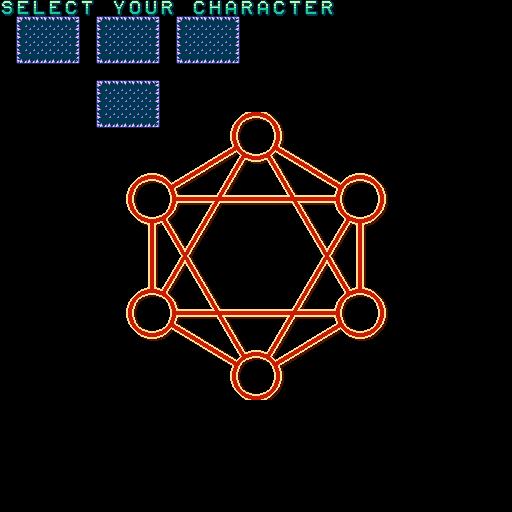

Tiled map render using the project's own tile images. Description and the whole map definition, tile-layer contents included, below:
An orthogonal 32x32 tile map with 16x16 px tiles, 2 tile layers (frames, circle), 3 tilesets.

<map version="1.9" tiledversion="1.9.2" orientation="orthogonal" renderorder="right-down" width="32" height="32" tilewidth="16" tileheight="16" infinite="0" nextlayerid="3" nextobjectid="1">
 <tileset firstgid="1" source="../tilesets/floor.tsx" />
 <tileset firstgid="325" source="../tilesets/characterFrames.tsx" />
 <tileset firstgid="334" source="../tilesets/selectFont.tsx" />
 <layer id="1" name="frames" width="32" height="32">
  <data encoding="csv">
352,338,345,338,336,353,0,358,348,354,351,0,336,341,334,351,334,336,353,338,351,0,0,0,0,0,0,0,0,0,0,0,
0,325,326,326,327,0,325,326,326,327,0,325,326,326,327,0,0,0,0,0,0,0,0,0,0,0,0,0,0,0,0,0,
0,328,329,329,330,0,328,329,329,330,0,328,329,329,330,0,0,0,0,0,0,0,0,0,0,0,0,0,0,0,0,0,
0,331,332,332,333,0,331,332,332,333,0,331,332,332,333,0,0,0,0,0,0,0,0,0,0,0,0,0,0,0,0,0,
0,0,0,0,0,0,0,0,0,0,0,0,0,0,0,0,0,0,0,0,0,0,0,0,0,0,0,0,0,0,0,0,
0,0,0,0,0,0,325,326,326,327,0,0,0,0,0,0,0,0,0,0,0,0,0,0,0,0,0,0,0,0,0,0,
0,0,0,0,0,0,328,329,329,330,0,0,0,0,0,0,0,0,0,0,0,0,0,0,0,0,0,0,0,0,0,0,
0,0,0,0,0,0,331,332,332,333,4,5,0,0,0,0,0,0,0,0,0,0,0,0,0,0,0,0,0,0,0,0,
0,0,0,0,0,0,0,19,20,21,22,23,0,0,0,0,0,0,0,0,0,0,0,0,0,0,0,0,0,0,0,0,
0,0,0,0,0,0,0,0,0,0,0,0,0,0,0,0,0,0,0,0,0,0,0,0,0,0,0,0,0,0,0,0,
0,0,0,0,0,0,0,0,0,0,0,0,0,0,0,0,0,0,0,0,0,0,0,0,0,0,0,0,0,0,0,0,
0,0,0,0,0,0,0,0,0,0,0,0,0,0,0,0,0,0,0,0,0,0,0,0,0,0,0,0,0,0,0,0,
0,0,0,0,0,0,0,0,0,0,0,0,0,0,0,0,0,0,0,0,0,0,0,0,0,0,0,0,0,0,0,0,
0,0,0,0,0,0,0,0,0,0,0,0,0,0,0,0,0,0,0,0,0,0,0,0,0,0,0,0,0,0,0,0,
0,0,0,0,0,0,0,0,0,0,0,0,0,0,0,0,0,0,0,0,0,0,0,0,0,0,0,0,0,0,0,0,
0,0,0,0,0,0,0,0,0,0,0,0,0,0,0,0,0,0,0,0,0,0,0,0,0,0,0,0,0,0,0,0,
0,0,0,0,0,0,0,0,0,0,0,0,0,0,0,0,0,0,0,0,0,0,0,0,0,0,0,0,0,0,0,0,
0,0,0,0,0,0,0,0,0,0,0,0,0,0,0,0,0,0,0,0,0,0,0,0,0,0,0,0,0,0,0,0,
0,0,0,0,0,0,0,0,0,0,0,0,0,0,0,0,0,0,0,0,0,0,0,0,0,0,0,0,0,0,0,0,
0,0,0,0,0,0,0,0,0,0,0,0,0,0,0,0,0,0,0,0,0,0,0,0,0,0,0,0,0,0,0,0,
0,0,0,0,0,0,0,0,0,0,0,0,0,0,0,0,0,0,0,0,0,0,0,0,0,0,0,0,0,0,0,0,
0,0,0,0,0,0,0,0,0,0,0,0,0,0,0,0,0,0,0,0,0,0,0,0,0,0,0,0,0,0,0,0,
0,0,0,0,0,0,0,0,0,0,0,0,0,0,0,0,0,0,0,0,0,0,0,0,0,0,0,0,0,0,0,0,
0,0,0,0,0,0,0,0,0,0,0,0,0,0,0,0,0,0,0,0,0,0,0,0,0,0,0,0,0,0,0,0,
0,0,0,0,0,0,0,0,0,0,0,0,0,0,0,0,0,0,0,0,0,0,0,0,0,0,0,0,0,0,0,0,
0,0,0,0,0,0,0,0,0,0,0,0,0,0,0,0,0,0,0,0,0,0,0,0,0,0,0,0,0,0,0,0,
0,0,0,0,0,0,0,0,0,0,0,0,0,0,0,0,0,0,0,0,0,0,0,0,0,0,0,0,0,0,0,0,
0,0,0,0,0,0,0,0,0,0,0,0,0,0,0,0,0,0,0,0,0,0,0,0,0,0,0,0,0,0,0,0,
0,0,0,0,0,0,0,0,0,0,0,0,0,0,0,0,0,0,0,0,0,0,0,0,0,0,0,0,0,0,0,0,
0,0,0,0,0,0,0,0,0,0,0,0,0,0,0,0,0,0,0,0,0,0,0,0,0,0,0,0,0,0,0,0,
0,0,0,0,0,0,0,0,0,0,0,0,0,0,0,0,0,0,0,0,0,0,0,0,0,0,0,0,0,0,0,0,
0,0,0,0,0,0,0,0,0,0,0,0,0,0,0,0,0,0,0,0,0,0,0,0,0,0,0,0,0,0,0,0
</data>
 </layer>
 <layer id="2" name="circle" width="32" height="32">
  <data encoding="csv">
0,0,0,0,0,0,0,0,0,0,0,0,0,0,0,0,0,0,0,0,0,0,0,0,0,0,0,0,0,0,0,0,
0,0,0,0,0,0,0,0,0,0,0,0,0,0,0,0,0,0,0,0,0,0,0,0,0,0,0,0,0,0,0,0,
0,0,0,0,0,0,0,0,0,0,0,0,0,0,0,0,0,0,0,0,0,0,0,0,0,0,0,0,0,0,0,0,
0,0,0,0,0,0,0,0,0,0,0,0,0,0,0,0,0,0,0,0,0,0,0,0,0,0,0,0,0,0,0,0,
0,0,0,0,0,0,0,0,0,0,0,0,0,0,0,0,0,0,0,0,0,0,0,0,0,0,0,0,0,0,0,0,
0,0,0,0,0,0,0,0,0,0,0,0,0,0,0,0,0,0,0,0,0,0,0,0,0,0,0,0,0,0,0,0,
0,0,0,0,0,0,0,0,0,0,0,0,0,0,0,0,0,0,0,0,0,0,0,0,0,0,0,0,0,0,0,0,
0,0,0,0,0,0,0,0,0,0,0,0,6,7,8,9,10,11,12,13,14,15,16,17,18,0,0,0,0,0,0,0,
0,0,0,0,0,0,0,0,0,0,0,0,24,25,26,27,28,29,30,31,32,33,34,35,36,0,0,0,0,0,0,0,
0,0,0,0,0,0,0,37,38,39,40,41,42,43,44,45,46,47,48,49,50,51,52,53,54,0,0,0,0,0,0,0,
0,0,0,0,0,0,0,55,56,57,58,59,60,61,62,63,64,65,66,67,68,69,70,71,72,0,0,0,0,0,0,0,
0,0,0,0,0,0,0,73,74,75,76,77,78,79,80,81,82,83,84,85,86,87,88,89,90,0,0,0,0,0,0,0,
0,0,0,0,0,0,0,91,92,93,94,95,96,97,98,99,100,101,102,103,104,105,106,107,108,0,0,0,0,0,0,0,
0,0,0,0,0,0,0,109,110,111,112,113,114,115,116,117,118,119,120,121,122,123,124,125,126,0,0,0,0,0,0,0,
0,0,0,0,0,0,0,127,128,129,130,131,132,133,134,135,136,137,138,139,140,141,142,143,144,0,0,0,0,0,0,0,
0,0,0,0,0,0,0,145,146,147,148,149,150,151,152,153,154,155,156,157,158,159,160,161,162,0,0,0,0,0,0,0,
0,0,0,0,0,0,0,163,164,165,166,167,168,169,170,171,172,173,174,175,176,177,178,179,180,0,0,0,0,0,0,0,
0,0,0,0,0,0,0,181,182,183,184,185,186,187,188,189,190,191,192,193,194,195,196,197,198,0,0,0,0,0,0,0,
0,0,0,0,0,0,0,199,200,201,202,203,204,205,206,207,208,209,210,211,212,213,214,215,216,0,0,0,0,0,0,0,
0,0,0,0,0,0,0,217,218,219,220,221,222,223,224,225,226,227,228,229,230,231,232,233,234,0,0,0,0,0,0,0,
0,0,0,0,0,0,0,235,236,237,238,239,240,241,242,243,244,245,246,247,248,249,250,251,252,0,0,0,0,0,0,0,
0,0,0,0,0,0,0,253,254,255,256,257,258,259,260,261,262,263,264,265,266,267,268,269,270,0,0,0,0,0,0,0,
0,0,0,0,0,0,0,271,272,273,274,275,276,277,278,279,280,281,282,283,284,285,286,287,288,0,0,0,0,0,0,0,
0,0,0,0,0,0,0,289,290,291,292,293,294,295,296,297,298,299,300,301,302,303,304,305,306,0,0,0,0,0,0,0,
0,0,0,0,0,0,0,307,308,309,310,311,312,313,314,315,316,317,318,319,320,321,322,323,324,0,0,0,0,0,0,0,
0,0,0,0,0,0,0,0,0,0,0,0,0,0,0,0,0,0,0,0,0,0,0,0,0,0,0,0,0,0,0,0,
0,0,0,0,0,0,0,0,0,0,0,0,0,0,0,0,0,0,0,0,0,0,0,0,0,0,0,0,0,0,0,0,
0,0,0,0,0,0,0,0,0,0,0,0,0,0,0,0,0,0,0,0,0,0,0,0,0,0,0,0,0,0,0,0,
0,0,0,0,0,0,0,0,0,0,0,0,0,0,0,0,0,0,0,0,0,0,0,0,0,0,0,0,0,0,0,0,
0,0,0,0,0,0,0,0,0,0,0,0,0,0,0,0,0,0,0,0,0,0,0,0,0,0,0,0,0,0,0,0,
0,0,0,0,0,0,0,0,0,0,0,0,0,0,0,0,0,0,0,0,0,0,0,0,0,0,0,0,0,0,0,0,
0,0,0,0,0,0,0,0,0,0,0,0,0,0,0,0,0,0,0,0,0,0,0,0,0,0,0,0,0,0,0,0
</data>
 </layer>
</map>
